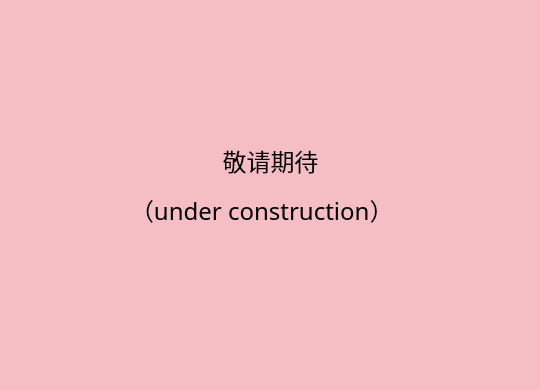
<?xml version="1.0" encoding="UTF-8"?>
<ui version="4.0">
 <class>fixcs</class>
 <widget class="QWidget" name="fixcs">
  <property name="geometry">
   <rect>
    <x>0</x>
    <y>0</y>
    <width>540</width>
    <height>390</height>
   </rect>
  </property>
  <property name="windowTitle">
   <string>Form</string>
  </property>
  <property name="styleSheet">
   <string notr="true">background-color: rgb(245, 190, 197);</string>
  </property>
  <widget class="QWidget" name="verticalLayoutWidget">
   <property name="geometry">
    <rect>
     <x>130</x>
     <y>140</y>
     <width>281</width>
     <height>91</height>
    </rect>
   </property>
   <layout class="QVBoxLayout" name="verticalLayout">
    <item>
     <widget class="QLabel" name="label_3">
      <property name="font">
       <font>
        <family>方正舒体</family>
        <pointsize>18</pointsize>
       </font>
      </property>
      <property name="text">
       <string>&lt;html&gt;&lt;head/&gt;&lt;body&gt;&lt;p align=&quot;center&quot;&gt;敬请期待&lt;/p&gt;&lt;/body&gt;&lt;/html&gt;</string>
      </property>
     </widget>
    </item>
    <item>
     <widget class="QLabel" name="label_2">
      <property name="font">
       <font>
        <family>Segoe Print</family>
        <pointsize>18</pointsize>
       </font>
      </property>
      <property name="text">
       <string>（under construction）</string>
      </property>
     </widget>
    </item>
   </layout>
  </widget>
 </widget>
 <resources/>
 <connections/>
</ui>
